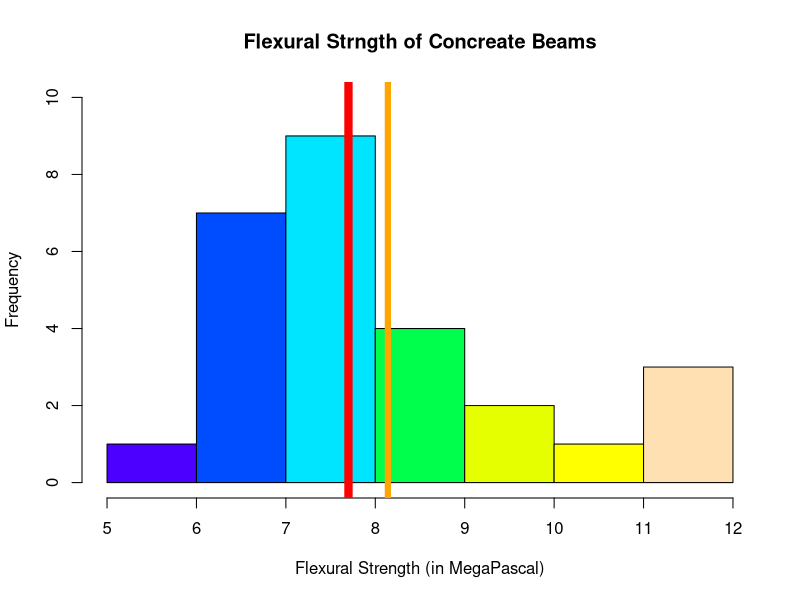

Source code (R):
## ---- chunk 1
beam <- c(5.9, 7.2, 7.3, 6.3, 8.1, 6.8, 7.0, 7.6, 6.8, 6.5, 7.0, 6.3, 7.9, 9.0,
         8.2, 8.7, 7.8, 9.7, 7.4, 7.7, 9.7, 7.8, 7.7, 11.6, 11.3, 11.8, 10.7)
stem(beam)
## ---- chunk 2
hist(beam, 
     col = topo.colors(7), 
     ylim = c(0,10), 
     xlab= "Flexural Strength (in MegaPascal)",
     main = "Flexural Strngth of Concreate Beams")
abline(v=mean(beam), col="orange", lwd = 6)
abline(v=median(beam), col="red", lwd = 8)
## ---- chunk 3
data <- c(.31, .35, .36, .36, .37, .38, .40, .40, .40,
          .41, .41, .42, .42, .42, .42, .42, .43, .44,
          .45, .46, .46, .47, .48, .48, .48, .51, .54,
          .54, .55, .58, .62, .66, .66, .67, .68, .75)
#stem(data)

y <- c(11, 14, 20, 23, 31, 36, 39, 44, 47, 50,
59, 61, 65, 67, 68, 71, 74, 76, 78, 79,
81, 84, 85, 89, 91, 93, 96, 99, 101, 104,
105, 105, 112, 118, 123, 136, 139, 141, 148, 158,
161, 168, 184, 206, 248, 263, 289, 322, 388, 513)
# histrv <- hist(y, breaks = 12, ylim = c(0,20), xlim = c(0,600))
# histrv
